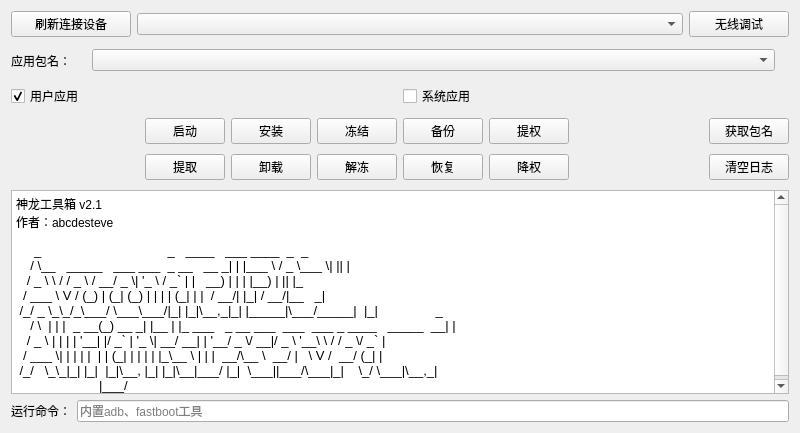
<?xml version="1.0" encoding="UTF-8"?>
<ui version="4.0">
 <class>aam</class>
 <widget class="QWidget" name="aam">
  <property name="geometry">
   <rect>
    <x>0</x>
    <y>0</y>
    <width>800</width>
    <height>433</height>
   </rect>
  </property>
  <property name="acceptDrops">
   <bool>true</bool>
  </property>
  <property name="windowTitle">
   <string>Form</string>
  </property>
  <layout class="QVBoxLayout" name="verticalLayout_3">
   <item>
    <layout class="QHBoxLayout" name="horizontalLayout_1">
     <item>
      <widget class="PushButton" name="btn_device">
       <property name="maximumSize">
        <size>
         <width>120</width>
         <height>16777215</height>
        </size>
       </property>
       <property name="text">
        <string>刷新连接设备</string>
       </property>
      </widget>
     </item>
     <item>
      <widget class="ComboBox" name="cmb_device"/>
     </item>
     <item>
      <widget class="PushButton" name="btn_wireless">
       <property name="maximumSize">
        <size>
         <width>100</width>
         <height>16777215</height>
        </size>
       </property>
       <property name="text">
        <string>无线调试</string>
       </property>
      </widget>
     </item>
    </layout>
   </item>
   <item>
    <layout class="QHBoxLayout" name="horizontalLayout">
     <item>
      <widget class="QLabel" name="label_app">
       <property name="maximumSize">
        <size>
         <width>75</width>
         <height>16777215</height>
        </size>
       </property>
       <property name="text">
        <string>应用包名：</string>
       </property>
      </widget>
     </item>
     <item>
      <widget class="EditableComboBox" name="cmb_app"/>
     </item>
     <item>
      <layout class="QVBoxLayout" name="verticalLayout">
       <item>
        <widget class="QLabel" name="label_app_icon">
         <property name="sizePolicy">
          <sizepolicy hsizetype="Maximum" vsizetype="Maximum">
           <horstretch>0</horstretch>
           <verstretch>0</verstretch>
          </sizepolicy>
         </property>
         <property name="maximumSize">
          <size>
           <width>50</width>
           <height>50</height>
          </size>
         </property>
         <property name="text">
          <string/>
         </property>
         <property name="scaledContents">
          <bool>true</bool>
         </property>
         <property name="alignment">
          <set>Qt::AlignCenter</set>
         </property>
        </widget>
       </item>
       <item>
        <widget class="QLabel" name="label_app_name">
         <property name="sizePolicy">
          <sizepolicy hsizetype="Maximum" vsizetype="Preferred">
           <horstretch>0</horstretch>
           <verstretch>0</verstretch>
          </sizepolicy>
         </property>
         <property name="font">
          <font>
           <pointsize>10</pointsize>
           <bold>true</bold>
          </font>
         </property>
         <property name="text">
          <string/>
         </property>
         <property name="alignment">
          <set>Qt::AlignCenter</set>
         </property>
        </widget>
       </item>
      </layout>
     </item>
    </layout>
   </item>
   <item>
    <layout class="QHBoxLayout" name="horizontalLayout_2">
     <item>
      <widget class="SwitchButton" name="ckb_app_user">
       <property name="text">
        <string>用户应用</string>
       </property>
       <property name="checked">
        <bool>true</bool>
       </property>
      </widget>
     </item>
     <item>
      <widget class="SwitchButton" name="ckb_app_sys">
       <property name="text">
        <string>系统应用</string>
       </property>
      </widget>
     </item>
    </layout>
   </item>
   <item>
    <layout class="QHBoxLayout" name="horizontalLayout_4">
     <item>
      <layout class="QHBoxLayout" name="layout_device_info">
       <property name="spacing">
        <number>0</number>
       </property>
      </layout>
     </item>
     <item>
      <spacer name="horizontalSpacer">
       <property name="orientation">
        <enum>Qt::Horizontal</enum>
       </property>
       <property name="sizeHint" stdset="0">
        <size>
         <width>40</width>
         <height>20</height>
        </size>
       </property>
      </spacer>
     </item>
     <item>
      <widget class="ScrollArea" name="scrollArea">
       <property name="sizePolicy">
        <sizepolicy hsizetype="Preferred" vsizetype="Maximum">
         <horstretch>0</horstretch>
         <verstretch>0</verstretch>
        </sizepolicy>
       </property>
       <property name="minimumSize">
        <size>
         <width>0</width>
         <height>70</height>
        </size>
       </property>
       <property name="maximumSize">
        <size>
         <width>16777215</width>
         <height>70</height>
        </size>
       </property>
       <property name="frameShape">
        <enum>QFrame::NoFrame</enum>
       </property>
       <property name="frameShadow">
        <enum>QFrame::Plain</enum>
       </property>
       <property name="lineWidth">
        <number>0</number>
       </property>
       <property name="verticalScrollBarPolicy">
        <enum>Qt::ScrollBarAlwaysOff</enum>
       </property>
       <property name="horizontalScrollBarPolicy">
        <enum>Qt::ScrollBarAsNeeded</enum>
       </property>
       <property name="widgetResizable">
        <bool>true</bool>
       </property>
       <widget class="QWidget" name="scrollAreaWidgetContents">
        <property name="geometry">
         <rect>
          <x>0</x>
          <y>0</y>
          <width>399</width>
          <height>70</height>
         </rect>
        </property>
        <property name="styleSheet">
         <string notr="true">QWidget#scrollAreaWidgetContents{background-color:transparent}</string>
        </property>
        <layout class="QGridLayout" name="gridLayout">
         <property name="leftMargin">
          <number>0</number>
         </property>
         <property name="topMargin">
          <number>0</number>
         </property>
         <property name="rightMargin">
          <number>0</number>
         </property>
         <property name="bottomMargin">
          <number>0</number>
         </property>
         <item row="0" column="0">
          <widget class="PrimaryPushButton" name="btn_launch">
           <property name="text">
            <string>启动</string>
           </property>
          </widget>
         </item>
         <item row="0" column="1">
          <widget class="PrimaryPushButton" name="btn_install">
           <property name="text">
            <string>安装</string>
           </property>
          </widget>
         </item>
         <item row="0" column="2">
          <widget class="PrimaryPushButton" name="btn_freeze">
           <property name="text">
            <string>冻结</string>
           </property>
          </widget>
         </item>
         <item row="0" column="3">
          <widget class="PrimaryPushButton" name="btn_backup">
           <property name="text">
            <string>备份</string>
           </property>
          </widget>
         </item>
         <item row="0" column="4">
          <widget class="PrimaryPushButton" name="btn_grant_permission">
           <property name="text">
            <string>提权</string>
           </property>
          </widget>
         </item>
         <item row="1" column="0">
          <widget class="PrimaryPushButton" name="btn_extract">
           <property name="text">
            <string>提取</string>
           </property>
          </widget>
         </item>
         <item row="1" column="1">
          <widget class="PrimaryPushButton" name="btn_uninstall">
           <property name="text">
            <string>卸载</string>
           </property>
          </widget>
         </item>
         <item row="1" column="2">
          <widget class="PrimaryPushButton" name="btn_unfreeze">
           <property name="text">
            <string>解冻</string>
           </property>
          </widget>
         </item>
         <item row="1" column="3">
          <widget class="PrimaryPushButton" name="btn_restore">
           <property name="text">
            <string>恢复</string>
           </property>
          </widget>
         </item>
         <item row="1" column="4">
          <widget class="PrimaryPushButton" name="btn_revoke_permission">
           <property name="text">
            <string>降权</string>
           </property>
          </widget>
         </item>
        </layout>
       </widget>
      </widget>
     </item>
     <item>
      <spacer name="horizontalSpacer_1">
       <property name="orientation">
        <enum>Qt::Horizontal</enum>
       </property>
       <property name="sizeHint" stdset="0">
        <size>
         <width>40</width>
         <height>20</height>
        </size>
       </property>
      </spacer>
     </item>
     <item>
      <layout class="QVBoxLayout" name="verticalLayout_2">
       <item>
        <widget class="PushButton" name="btn_get_app">
         <property name="text">
          <string>获取包名</string>
         </property>
        </widget>
       </item>
       <item>
        <widget class="PushButton" name="btn_clear">
         <property name="text">
          <string>清空日志</string>
         </property>
        </widget>
       </item>
      </layout>
     </item>
    </layout>
   </item>
   <item>
    <widget class="TextEdit" name="textedit_log">
     <property name="font">
      <font>
       <family>Arial</family>
       <pointsize>10</pointsize>
      </font>
     </property>
     <property name="readOnly">
      <bool>true</bool>
     </property>
     <property name="markdown">
      <string>神龙工具箱 v2.1

作者：abcdesteve

`     _                                   _   ____   ___ ____  _  _             
     `

`    / \__   _____   ___ ___  _ __   __ _| | |___ \ / _ \___ \| || |            
     `

``   / _ \ \ / / _ \ / __/ _ \| '_ \ / _` | |   __) | | | |__) | || |_           
     ``

`  / ___ \ V / (_) | (_| (_) | | | | (_| | |  / __/| |_| / __/|__   _|          
     `

` /_/ _ \_\_/_\___/ \___\___/|_| |_|\__,_|_| |_____|\___/_____|  |_|            
   _ `

`    / \  | | |  _ __(_) __ _| |__ | |_ ___   _ __ ___  ___  ___ _ ____   _____ 
__| |`

``   / _ \ | | | | '__| |/ _` | '_ \| __/ __| | '__/ _ \/ __|/ _ \ '__\ \ / / _
\/ _` |``

`  / ___ \| | | | |  | | (_| | | | | |_\__ \ | | |  __/\__ \  __/ |   \ V /  __/
(_| |`

` /_/   \_\_|_| |_|  |_|\__, |_| |_|\__|___/ |_|  \___||___/\___|_|    \_/
\___|\__,_|`

`                       |___/                                                   
     `

</string>
     </property>
     <property name="html">
      <string>&lt;!DOCTYPE HTML PUBLIC &quot;-//W3C//DTD HTML 4.0//EN&quot; &quot;http://www.w3.org/TR/REC-html40/strict.dtd&quot;&gt;
&lt;html&gt;&lt;head&gt;&lt;meta name=&quot;qrichtext&quot; content=&quot;1&quot; /&gt;&lt;meta charset=&quot;utf-8&quot; /&gt;&lt;style type=&quot;text/css&quot;&gt;
p, li { white-space: pre-wrap; }
hr { height: 1px; border-width: 0; }
li.unchecked::marker { content: &quot;\2610&quot;; }
li.checked::marker { content: &quot;\2612&quot;; }
&lt;/style&gt;&lt;/head&gt;&lt;body style=&quot; font-family:'Arial'; font-size:10pt; font-weight:400; font-style:normal;&quot;&gt;
&lt;p style=&quot; margin-top:0px; margin-bottom:0px; margin-left:0px; margin-right:0px; -qt-block-indent:0; text-indent:0px;&quot;&gt;&lt;span style=&quot; font-family:'FiraCode Nerd Font'; font-size:9pt;&quot;&gt;神龙工具箱 v2.1&lt;/span&gt;&lt;/p&gt;
&lt;p style=&quot; margin-top:0px; margin-bottom:0px; margin-left:0px; margin-right:0px; -qt-block-indent:0; text-indent:0px;&quot;&gt;&lt;span style=&quot; font-family:'FiraCode Nerd Font'; font-size:9pt;&quot;&gt;作者：abcdesteve&lt;/span&gt;&lt;/p&gt;
&lt;p style=&quot; margin-top:12px; margin-bottom:0px; margin-left:0px; margin-right:0px; -qt-block-indent:0; text-indent:0px;&quot;&gt;&lt;span style=&quot; font-family:'Courier New';&quot;&gt;     _                                   _   ____   ___ ____  _  _                   &lt;/span&gt;&lt;/p&gt;
&lt;p style=&quot; margin-top:0px; margin-bottom:0px; margin-left:0px; margin-right:0px; -qt-block-indent:0; text-indent:0px;&quot;&gt;&lt;span style=&quot; font-family:'Courier New';&quot;&gt;    / \__   _____   ___ ___  _ __   __ _| | |___ \ / _ \___ \| || |                  &lt;/span&gt;&lt;/p&gt;
&lt;p style=&quot; margin-top:0px; margin-bottom:0px; margin-left:0px; margin-right:0px; -qt-block-indent:0; text-indent:0px;&quot;&gt;&lt;span style=&quot; font-family:'Courier New';&quot;&gt;   / _ \ \ / / _ \ / __/ _ \| '_ \ / _` | |   __) | | | |__) | || |_                 &lt;/span&gt;&lt;/p&gt;
&lt;p style=&quot; margin-top:0px; margin-bottom:0px; margin-left:0px; margin-right:0px; -qt-block-indent:0; text-indent:0px;&quot;&gt;&lt;span style=&quot; font-family:'Courier New';&quot;&gt;  / ___ \ V / (_) | (_| (_) | | | | (_| | |  / __/| |_| / __/|__   _|                &lt;/span&gt;&lt;/p&gt;
&lt;p style=&quot; margin-top:0px; margin-bottom:0px; margin-left:0px; margin-right:0px; -qt-block-indent:0; text-indent:0px;&quot;&gt;&lt;span style=&quot; font-family:'Courier New';&quot;&gt; /_/ _ \_\_/_\___/ \___\___/|_| |_|\__,_|_| |_____|\___/_____|  |_|                _ &lt;/span&gt;&lt;/p&gt;
&lt;p style=&quot; margin-top:0px; margin-bottom:0px; margin-left:0px; margin-right:0px; -qt-block-indent:0; text-indent:0px;&quot;&gt;&lt;span style=&quot; font-family:'Courier New';&quot;&gt;    / \  | | |  _ __(_) __ _| |__ | |_ ___   _ __ ___  ___  ___ _ ____   _____  __| |&lt;/span&gt;&lt;/p&gt;
&lt;p style=&quot; margin-top:0px; margin-bottom:0px; margin-left:0px; margin-right:0px; -qt-block-indent:0; text-indent:0px;&quot;&gt;&lt;span style=&quot; font-family:'Courier New';&quot;&gt;   / _ \ | | | | '__| |/ _` | '_ \| __/ __| | '__/ _ \/ __|/ _ \ '__\ \ / / _ \/ _` |&lt;/span&gt;&lt;/p&gt;
&lt;p style=&quot; margin-top:0px; margin-bottom:0px; margin-left:0px; margin-right:0px; -qt-block-indent:0; text-indent:0px;&quot;&gt;&lt;span style=&quot; font-family:'Courier New';&quot;&gt;  / ___ \| | | | |  | | (_| | | | | |_\__ \ | | |  __/\__ \  __/ |   \ V /  __/ (_| |&lt;/span&gt;&lt;/p&gt;
&lt;p style=&quot; margin-top:0px; margin-bottom:0px; margin-left:0px; margin-right:0px; -qt-block-indent:0; text-indent:0px;&quot;&gt;&lt;span style=&quot; font-family:'Courier New';&quot;&gt; /_/   \_\_|_| |_|  |_|\__, |_| |_|\__|___/ |_|  \___||___/\___|_|    \_/ \___|\__,_|&lt;/span&gt;&lt;/p&gt;
&lt;p style=&quot; margin-top:0px; margin-bottom:0px; margin-left:0px; margin-right:0px; -qt-block-indent:0; text-indent:0px;&quot;&gt;&lt;span style=&quot; font-family:'Courier New';&quot;&gt;                       |___/                                                         &lt;/span&gt;&lt;/p&gt;&lt;/body&gt;&lt;/html&gt;</string>
     </property>
    </widget>
   </item>
   <item>
    <layout class="QHBoxLayout" name="horizontalLayout_3">
     <item>
      <widget class="QLabel" name="label_cmd">
       <property name="text">
        <string>运行命令：</string>
       </property>
      </widget>
     </item>
     <item>
      <widget class="LineEdit" name="lineedit_cmd">
       <property name="placeholderText">
        <string>内置adb、fastboot工具</string>
       </property>
       <property name="clearButtonEnabled">
        <bool>true</bool>
       </property>
      </widget>
     </item>
    </layout>
   </item>
  </layout>
 </widget>
 <customwidgets>
  <customwidget>
   <class>PrimaryPushButton</class>
   <extends>QPushButton</extends>
   <header>qfluentwidgets</header>
  </customwidget>
  <customwidget>
   <class>PushButton</class>
   <extends>QPushButton</extends>
   <header>qfluentwidgets</header>
  </customwidget>
  <customwidget>
   <class>ComboBox</class>
   <extends>QComboBox</extends>
   <header>qfluentwidgets</header>
  </customwidget>
  <customwidget>
   <class>LineEdit</class>
   <extends>QLineEdit</extends>
   <header>qfluentwidgets</header>
  </customwidget>
  <customwidget>
   <class>TextEdit</class>
   <extends>QTextEdit</extends>
   <header>qfluentwidgets</header>
  </customwidget>
  <customwidget>
   <class>SwitchButton</class>
   <extends>QCheckBox</extends>
   <header>qfluentwidgets</header>
  </customwidget>
  <customwidget>
   <class>ScrollArea</class>
   <extends>QScrollArea</extends>
   <header>qfluentwidgets</header>
   <container>1</container>
  </customwidget>
  <customwidget>
   <class>EditableComboBox</class>
   <extends>QComboBox</extends>
   <header>qfluentwidgets</header>
  </customwidget>
 </customwidgets>
 <tabstops>
  <tabstop>btn_device</tabstop>
  <tabstop>cmb_device</tabstop>
  <tabstop>btn_wireless</tabstop>
  <tabstop>cmb_app</tabstop>
  <tabstop>btn_launch</tabstop>
  <tabstop>btn_extract</tabstop>
  <tabstop>btn_install</tabstop>
  <tabstop>btn_uninstall</tabstop>
  <tabstop>btn_freeze</tabstop>
  <tabstop>btn_unfreeze</tabstop>
  <tabstop>btn_backup</tabstop>
  <tabstop>btn_restore</tabstop>
  <tabstop>btn_clear</tabstop>
  <tabstop>textedit_log</tabstop>
  <tabstop>lineedit_cmd</tabstop>
 </tabstops>
 <resources/>
 <connections/>
</ui>
